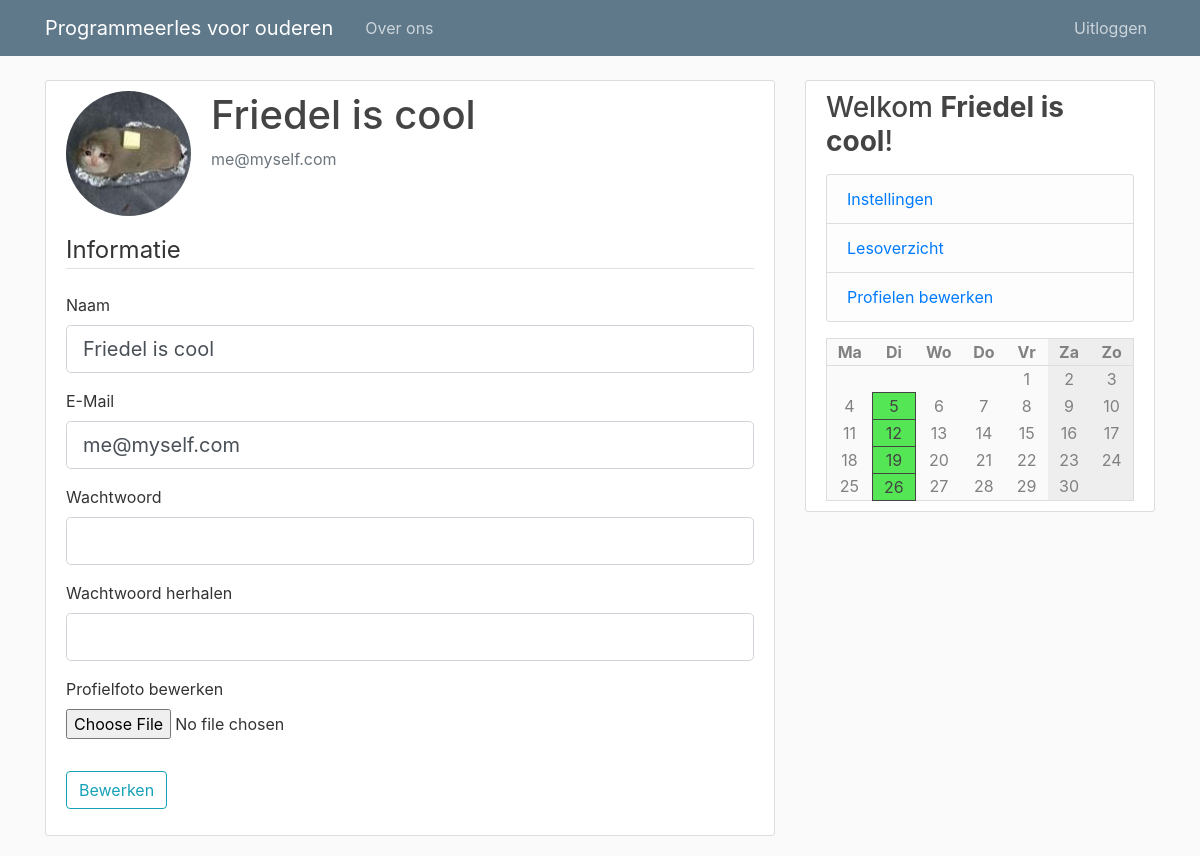
The app's page /user/self (signed in) with its own data.
### pgmles/models.py (models this page shows)
class User(db.Model, UserMixin):
    id = db.Column(db.Integer, primary_key=True)
    type = db.Column(db.String(6), nullable=False, default="client")
    username = db.Column(db.String(20), unique=True, nullable=False)
    email = db.Column(db.String(120), unique=True, nullable=False)
    image_file = db.Column(db.String(20), nullable=False, default='default.jpg')
    password = db.Column(db.String(60), nullable=False)

class Course(db.Model):
    id = db.Column(db.Integer, primary_key=True)
    name = db.Column(db.String(100), nullable=False)
    description = db.Column(db.Text, nullable=False)
    teacher_id = db.Column(db.Integer, db.ForeignKey('user.id'), nullable=False)
    weekday = db.Column(db.Integer, nullable=False)
    start = db.Column(db.String(10), nullable=False, default=datetime.utcnow)
    end = db.Column(db.String(10), nullable=False, default=datetime.utcnow)
    location = db.Column(db.String(120), nullable=False)

### pgmles/routes.py (the view)
@app.route("/user/self", methods=[ 'GET', 'POST' ])
@login_required
def account():
    form = UpdateAccountForm()
    if form.validate_on_submit():
        current_user.username = form.username.data
        current_user.email = form.email.data
        if form.picture.data:
            picture_file = save_picture(form.picture.data)
            current_user.image_file = picture_file
        if form.password.data:
            current_user.password = bcrypt.generate_password_hash(form.password.data).decode('utf-8')
        db.session.commit()
        flash('Uw profiel is bewerkt!', 'success')
        return redirect(url_for('account'))
    elif request.method == 'GET':
        form.username.data = current_user.username
        form.email.data = current_user.email
    image_file = url_for('static', filename='profile_pics/' + current_user.image_file)
    return render_template('account.html', calendar=make_calendar(), title='Profiel', image_file=image_file, form=form)

### pgmles/forms.py (shortened to what this page needs)
class UpdateAccountForm(FlaskForm):
    username = StringField('Naam', validators=[ DataRequired(), Length(min=2, max=20) ])
    email = StringField('E-Mail', validators=[ DataRequired(), Email() ])
    password = PasswordField('Wachtwoord', validators=[])
    confirm_password = PasswordField('Wachtwoord herhalen', validators=[ EqualTo('password') ])
    picture = FileField('Profielfoto bewerken', validators=[ FileAllowed(['jpg', 'png']) ])
    submit = SubmitField('Bewerken')
    """ validates whether username is already in use """
    """ validates whether e-mail is already in use """

### pgmles/models.py (called while the page is built)
@login_manager.user_loader
def load_user(user_id):
    return User.query.get(int(user_id))

### pgmles/routes.py (called while the page is built)
def make_calendar():
    weekdays = list(enumerate(['Ma', 'Di', 'Wo', 'Do', 'Vr', 'Za', 'Zo']))
    courses = [ None, None, None, None, None, None, None ]
    if current_user.is_authenticated:
        subscriptions = [ cm.course_id for cm in CourseMember.query.filter_by(user_id=current_user.id) ]
        courses = [ ' +\n'.join([ c.name for c in Course.query.filter_by(weekday=i) if c.id in subscriptions ]) for i in range(7) ]
    today = datetime.today()
    m = Month()
    rows = []
    for days in m.monthdayscalendar(today.year, today.month):
        rows.append([ (i, d, courses[i]) for i, d in enumerate(days) ])
    return { 'weekdays': weekdays, 'rows': rows }

### pgmles/templates/account.html (shortened to what this page needs)
{% extends "layout.html" %}
{% block content %}
<div class="content-section">
    <div class="media">
        <img class="rounded-circle account-img" src="{{ image_file }}">
        <div class="media-body">
            <h2 class="account-heading">{{ current_user.username }}</h2>
            <p class="text-secondary">{{ current_user.email }}</p>
        </div>
    </div>
    <form method="POST" action="" enctype="multipart/form-data">
        <fieldset class="form-group">
            <legend class="border-bottom mb-4">Informatie</legend>
            <div class="form-group">
                {{ form.username.label(class="form-control-label") }}
                {% if form.username.errors %}
                {{ form.username(class="form-control form-control-lg is-invalid") }}
                <div class="invalid-feedback">
                    {% for error in form.username.errors %}
                    <span>{{ error }}</span>
                    {% endfor %}
                </div>
                {% else %}
                {{ form.username(class="form-control form-control-lg") }}
                {% endif %}
            </div>
            <div class="form-group">
                {{ form.email.label(class="form-control-label") }}
                {% if form.email.errors %}
                {{ form.email(class="form-control form-control-lg is-invalid") }}
                <div class="invalid-feedback">
                    {% for error in form.email.errors %}
                    <span>{{ error }}</span>
                    {% endfor %}
                </div>
                {% else %}
                {{ form.email(class="form-control form-control-lg") }}
                {% endif %}
            </div>
            <div class="form-group">
                {{ form.password.label(class="form-control-label") }}
                {% if form.password.errors %}
                {{ form.password(class="form-control form-control-lg is-invalid") }}
                <div class="invalid-feedback">
                    {% for error in form.password.errors %}
                    <span>{{ error }}</span>
                    {% endfor %}
                </div>
                {% else %}
                {{ form.password(class="form-control form-control-lg") }}
                {% endif %}
            </div>
            <div class="form-group">
                {{ form.confirm_password.label(class="form-control-label") }}
                {% if form.confirm_password.errors %}
                {{ form.confirm_password(class="form-control form-control-lg is-invalid") }}
                <div class="invalid-feedback">
                    {% for error in form.confirm_password.errors %}
                    <span>{{ error }}</span>
                    {% endfor %}
                </div>
                {% else %}
                {{ form.confirm_password(class="form-control form-control-lg") }}
                {% endif %}
            </div>
            <div class="form-group">
                {{ form.picture.label() }}
                {{ form.picture(class="form-control-file") }}
            </div>
        </fieldset>
        <div class="form-group">
            {{ form.submit(class="btn btn-outline-info") }}
        </div>
    </form>
</div>
{% endblock content %}

### pgmles/templates/layout.html (shortened to what this page needs)
<!DOCTYPE html>
<html>
<head>
    <link rel="stylesheet" href="https://maxcdn.bootstrapcdn.com/bootstrap/4.0.0/css/bootstrap.min.css"
>
    <link rel="stylesheet" type="text/css" href="{{ url_for('static', filename='main.css') }}">
</head>
<body>
    <header class="site-header">
        <nav class="navbar navbar-expand-md navbar-dark bg-steel fixed-top">
            <div class="container">
                <a class="navbar-brand mr-4" href="/">Programmeerles voor ouderen</a>
                <div class="collapse navbar-collapse" id="navbarToggle">
                    <div class="navbar-nav mr-auto">
                        <a class="nav-item nav-link" href="/about">Over ons</a>
                    </div>
                    <div class="navbar-nav">
                        {% if current_user.is_authenticated %}
                        <a class="nav-item nav-link" href="{{ url_for('logout') }}">Uitloggen</a>
                        {% else %}
                        <a class="nav-item nav-link" href="{{ url_for('login') }}">Inloggen</a>
                        <a class="nav-item nav-link" href="{{ url_for('register') }}">Registeren</a>
                        {% endif %}
                    </div>
                </div>
            </div>
        </nav>
    </header>
    <main role="main" class="container">
        <div class="row">
            <div class="col-md-8">
                {% block content %}{% endblock %}
            </div>
            <div class="col-md-4">
                <div class="content-section">
                    <h3>Welkom <b>{{ current_user.username if current_user.is_authenticated else 'gast' }}</b>!</h3>
                    {% if current_user.is_authenticated %}
                    <p class='text-muted'>
                    <ul class="list-group">
                        <li class="list-group-item list-group-item-light"><a
                                href="{{ url_for('account') }}">Instellingen</a></li>
                        {% if current_user.type == 'teacher' or current_user.type == 'admin' %}
                        <li class="list-group-item list-group-item-light"><a
                                href="{{ url_for('course_overview') }}">Lesoverzicht</a></li>
                        {% endif %}
                        {% if current_user.type == 'admin' %}
                        <li class="list-group-item list-group-item-light"><a href="{{ url_for('admin') }}">Profielen
                                bewerken</a></li>
                        {% endif %}
                    </ul>
                    </p>
                    {% endif %}
                    <table class='calendar'>
                        <tr>
                            {% for d, day in calendar['weekdays'] %}
                            <th class="{{ 'weekend' if d >= 5 }}">{{ day }}</th>
                            {% endfor %}
                        </tr>
                        {% for row in calendar['rows'] %}
                        <tr>
                            {% for d, day, course in row %}
                            <td class="{{ 'weekend' if d >= 5 }} {{ 'course' if course and day }}">
                                {{ day if day }}
                            </td>
                            {% endfor %}
                        </tr>
                        {% endfor %}
                    </table>
                </div>
            </div>
        </div>
    </main>
</body>
</html>

### pgmles/static/main.css (style rules this page uses)
body { background: #fafafa; color: #333333; margin-top: 5rem; }
h1, h2, h3, h4, h5, h6 { color: #444444; }
.bg-steel { background-color: #5f788a; }
.site-header .navbar-nav .nav-link { color: #cbd5db; }
.content-section { background: #ffffff; padding: 10px 20px; border: 1px solid #dddddd; border-radius: 3px; margin-bottom: 20px; }
.account-img { height: 125px; width: 125px; margin-right: 20px; margin-bottom: 16px; }
.account-heading { font-size: 2.5rem; }
.calendar { background-color: #fafafa; width: 100%; color: #818182; border: #dddddd solid 1px; }
.calendar .weekend { background-color: #eee; }
.calendar th { border-bottom: #ddd solid 1px; }
.calendar th, td { text-align: center; width: 100px; position: relative; }
.calendar .course { background: rgb(84, 230, 84); border: #444 solid 1px; color: #444 }

### records on screen
User: username "Friedel is cool", email "me@myself.com"
Course: teacher "5", day "12", day "19", day "26"

### other values on screen
{{ day }} "Ma" "Di" "Wo" "Do" "Vr" "Za" "Zo"
{{ day if day }} "1" "2" "3" "4" "6" "7" "8" "9" "10" "11" "13" "14" "15" "16" "17" "18" "20" "21" "22" "23" "24" "25" "27" "28" "29" "30"
